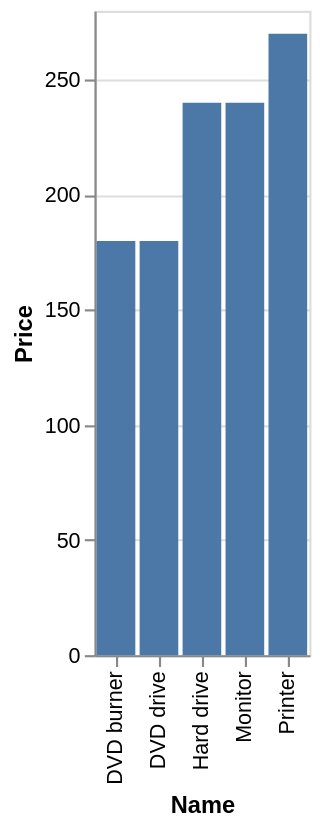

Here is the Vega-Lite specification saved for this chart:
### Vega-Lite specification from a JSON file in a GitHub repository (floating-point values rounded to 4 significant figures)
{"data": {"values": [{"x_data": "Printer", "y_data": 270}, {"x_data": "Hard drive", "y_data": 240}, {"x_data": "Monitor", "y_data": 240}, {"x_data": "DVD burner", "y_data": 180}, {"x_data": "DVD drive", "y_data": 180}]}, "mark": "bar", "encoding": {"x": {"field": "x_data", "type": "nominal", "title": "Name", "sort": "ascending"}, "y": {"field": "y_data", "type": "quantitative", "title": "Price"}}}
